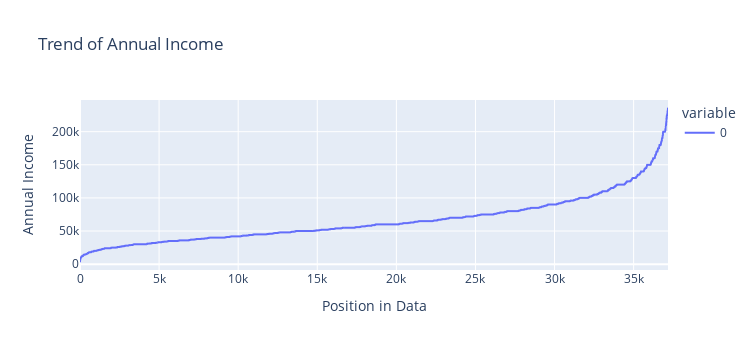

Notebook source saved alongside this figure:
### Code cell
## checking trend of values in annual_inc using line chart to find the appropriate quantile to use to remove outliers
px.line(sorted(loan_df.annual_inc),width=750,height=350,title='Trend of Annual Income',labels={'value':'Annual Income','index':'Position in Data'}).show()

### Figure 1 — Plotly figure (JSON) as saved in the notebook; plotly's stock layout.template omitted (floating-point values rounded to 4 significant figures; data arrays with more than 128 entries replaced by an {"elided": "..."} marker saying what was removed)
{"data": [{"hovertemplate": "variable=0<br>Position in Data=%{x}<br>Annual Income=%{y}<extra></extra>", "legendgroup": "0", "line": {"color": "#636efa", "dash": "solid"}, "marker": {"symbol": "circle"}, "mode": "lines", "name": "0", "showlegend": true, "type": "scattergl", "x": {"elided": "37173 int values"}, "xaxis": "x", "y": {"elided": "37173 float values"}, "yaxis": "y"}], "layout": {"height": 350, "legend": {"title": {"text": "variable"}, "tracegroupgap": 0}, "title": {"text": "Trend of Annual Income"}, "width": 750, "xaxis": {"anchor": "y", "domain": [0, 1], "title": {"text": "Position in Data"}}, "yaxis": {"anchor": "x", "domain": [0, 1], "title": {"text": "Annual Income"}}}}
